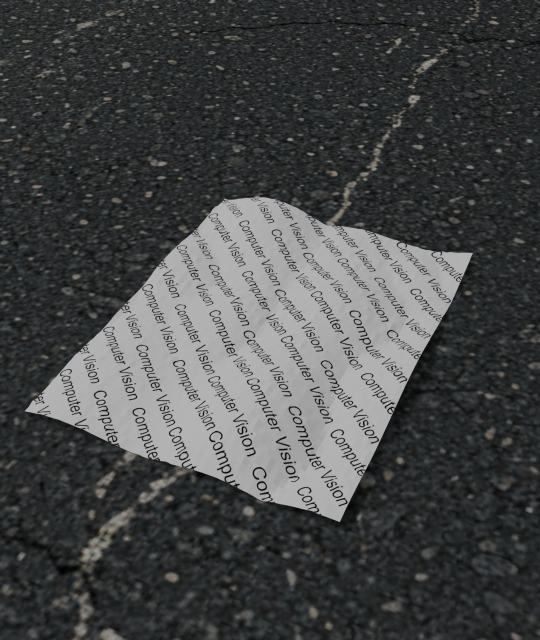
#> input picture synthetic_data/input (1).jpg, 1080 x 1280 px (shown at 1/2 size)
$ python rectify.py synthetic_data
#> lines starting #> are read from the running program, lines starting #| are printed output that depends on the picture; after the words box and inside, x2 and y2 are one past the last pixel; in counts of white or black regions, pixels touching at a corner belong together
#> in process_folder, img is the input picture: shape (1280, 1080, 3); mean B, G, R 72.3, 72.1, 70.6
#!/usr/bin/env python3

import os
import re
import sys
from pathlib import Path
import cv2
import numpy as np

# fixed output size
OUT_W, OUT_H = 550, 425
# drop tiny contours
MIN_AREA_FRAC = 0.08
# px distance from frame to consider "touching"
BORDER_PAD = 10


def ensure_dir(p: Path):
    p.mkdir(parents=True, exist_ok=True)


def order_quad(pts):
    """Order 4 points as TL, TR, BR, BL."""
    pts = np.array(pts, dtype=np.float32).reshape(4, 2)

    # Sort by y-coordinate to get top and bottom pairs
    sorted_by_y = pts[np.argsort(pts[:, 1])]
    top_pts = sorted_by_y[:2]
    bottom_pts = sorted_by_y[2:]

    # Sort top points by x to get TL and TR
    top_pts = top_pts[np.argsort(top_pts[:, 0])]
    tl, tr = top_pts[0], top_pts[1]

    # Sort bottom points by x to get BL and BR
    bottom_pts = bottom_pts[np.argsort(bottom_pts[:, 0])]
    bl, br = bottom_pts[0], bottom_pts[1]

    return np.array([tl, tr, br, bl], dtype=np.float32)


def touches_border(pts, w, h, pad=BORDER_PAD):
    """Check if any point in the quad touches the border."""
    pts = np.array(pts).reshape(-1, 2)
    return np.any(pts[:, 0] < pad) or np.any(pts[:, 0] > w - pad) or \
           np.any(pts[:, 1] < pad) or np.any(pts[:, 1] > h - pad)


def find_quad_from_contours(contours, w, h, min_area):
    """Try to find best quadrilateral from contours."""
    candidates = []

    for contour in contours[:15]:  # Check top 15 largest contours
        area = cv2.contourArea(contour)
        if area < min_area:
            continue

        peri = cv2.arcLength(contour, True)

        # Try multiple epsilon values for approximation - TIGHTER values
        for epsilon in [0.005, 0.008, 0.01, 0.012, 0.015, 0.02]:
            approx = cv2.approxPolyDP(contour, epsilon * peri, True)

            if len(approx) == 4:
                pts = approx.reshape(4, 2).astype(np.float32)

                # Skip if touching border
                if touches_border(pts, w, h):
                    continue

                ordered = order_quad(pts)

                # Calculate angles
                angles = []
                for i in range(4):
                    v1 = ordered[(i + 1) % 4] - ordered[i]
                    v2 = ordered[(i - 1) % 4] - ordered[i]
                    cos_angle = np.dot(v1, v2) / (np.linalg.norm(v1) * np.linalg.norm(v2) + 1e-8)
                    angle = np.abs(np.arccos(np.clip(cos_angle, -1.0, 1.0)))
                    angles.append(np.degrees(angle))

                # Check rectangularity
                if all(50 <= angle <= 130 for angle in angles):
                    # Calculate aspect ratio
                    w1 = np.linalg.norm(ordered[1] - ordered[0])
                    w2 = np.linalg.norm(ordered[2] - ordered[3])
                    h1 = np.linalg.norm(ordered[3] - ordered[0])
                    h2 = np.linalg.norm(ordered[2] - ordered[1])

                    avg_w = (w1 + w2) / 2
                    avg_h = (h1 + h2) / 2
                    aspect = avg_w / (avg_h + 1e-8)

                    # Prefer aspect ratios close to our target (550/425 ≈ 1.29)
                    target_aspect = OUT_W / OUT_H
                    aspect_diff = abs(aspect - target_aspect)

                    # Score: prioritize good angles and aspect ratio, then area
                    angle_deviation = sum(abs(90 - a) for a in angles)
                    score = area * 0.5 - (angle_deviation * 150) - (aspect_diff * 5000)

                    candidates.append((score, ordered, epsilon))
                    break  # Found good quad for this contour

    if candidates:
        # Return best scoring candidate
        candidates.sort(key=lambda x: x[0], reverse=True)
        return candidates[0][1]

    return None


def refine_corners(gray, corners):
    """Refine corner positions to subpixel accuracy."""
    # Criteria for corner refinement
    criteria = (cv2.TERM_CRITERIA_EPS + cv2.TERM_CRITERIA_MAX_ITER, 30, 0.001)

    # Convert to the format cornerSubPix expects
    corners = corners.reshape(-1, 1, 2).astype(np.float32)

    # Refine corners
    refined = cv2.cornerSubPix(gray, corners, (5, 5), (-1, -1), criteria)

    return refined.reshape(4, 2)


def detect_document_quad(img):
    """Return 4×2 float32 points for the best document quad, or None."""
    h, w = img.shape[:2]
#> h = 1280; w = 1080
    gray = cv2.cvtColor(img, cv2.COLOR_BGR2GRAY)

    min_area = MIN_AREA_FRAC * w * h
#> min_area = 110592
    best_quad = None

    # Strategy 1: Color-based segmentation (works well for white/light documents)
    # Convert to LAB color space and threshold on L channel
    lab = cv2.cvtColor(img, cv2.COLOR_BGR2LAB)
#> lab: shape (1280, 1080, 3); mean of channels 0, 1, 2 74.7, 127.4, 127.7
    l_channel = lab[:, :, 0]

    # Documents are usually lighter than background
    _, binary = cv2.threshold(l_channel, 0, 255, cv2.THRESH_BINARY + cv2.THRESH_OTSU)
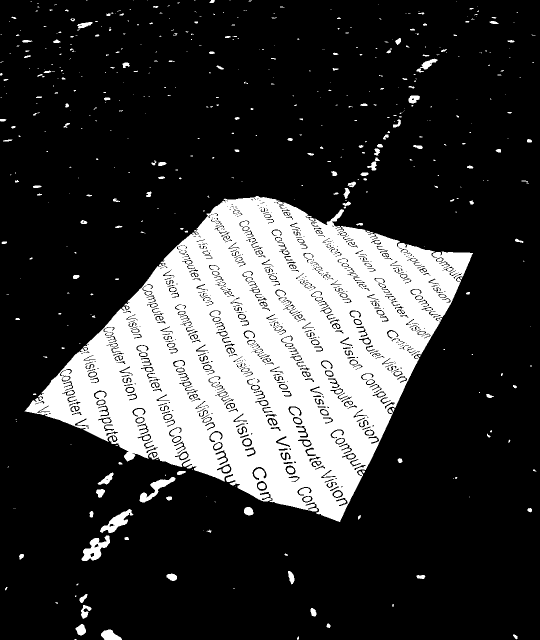
#> binary: shape (1280, 1080) (shown at 1/2 size); 22.9% white; 529 white regions (336 under 20 px), largest, box (x1, y1, x2, y2) and area: (49, 392, 946, 1044) 297279, (163, 1071, 220, 1122) 1370, (200, 1018, 267, 1066) 1180

    # Clean up with morphology - LESS aggressive to preserve edges
    kernel = cv2.getStructuringElement(cv2.MORPH_RECT, (5, 5))
    morph = cv2.morphologyEx(binary, cv2.MORPH_CLOSE, kernel, iterations=1)
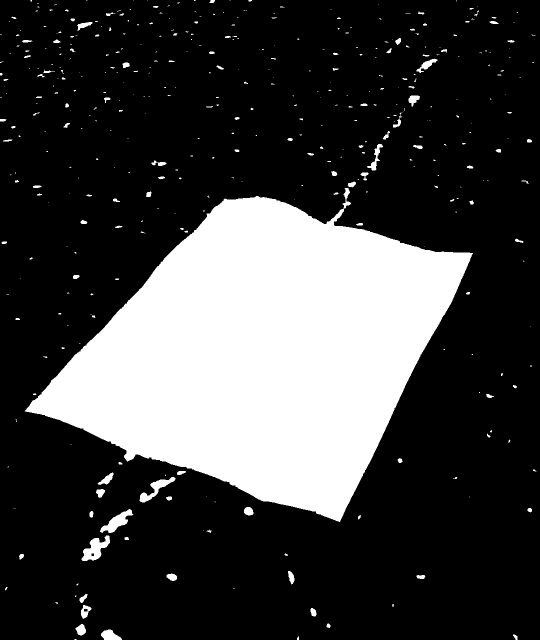
#> morph: shape (1280, 1080) (shown at 1/2 size); 25% white; 420 white regions (286 under 20 px), largest, box (x1, y1, x2, y2) and area: (49, 376, 946, 1044) 329214, (163, 1071, 220, 1122) 1444, (200, 1018, 267, 1066) 1244
    # Erode slightly to shrink back to true edges
    morph = cv2.erode(morph, np.ones((3, 3), np.uint8), iterations=1)
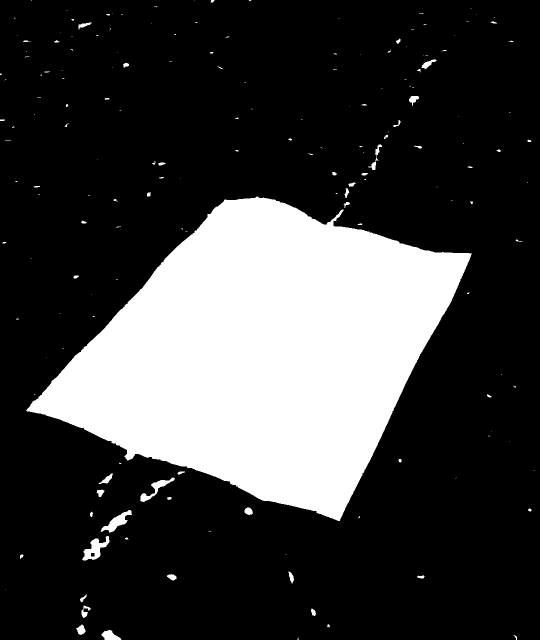
#> morph: shape (1280, 1080) (shown at 1/2 size); 24.2% white; 179 white regions (115 under 20 px)

    contours, _ = cv2.findContours(morph, cv2.RETR_EXTERNAL, cv2.CHAIN_APPROX_SIMPLE)
#> contours = 179 contours, 138 with area under 20; largest, box (x1, y1, x2, y2) and area: (52, 393, 944, 1042) 324538, (164, 1072, 219, 1121) 1124, (201, 1020, 264, 1065) 918, (280, 955, 350, 1004) 714, (203, 1260, 243, 1280) 446
    if contours:
        contours = sorted(contours, key=cv2.contourArea, reverse=True)
        best_quad = find_quad_from_contours(contours, w, h, min_area)
#> the loop in find_quad_from_contours, `for contour in contours[:15]:` made 15 passes
#> area on passes 2 to 13: 1124.5, 917.5, 714.5, 445.5, 218.5, 215, 201.5, 191.5, 178, 166, 159.5, 140
#> (area, peri) on pass 1: (324538.5, 2658.7)
#> after the loop in find_quad_from_contours, `for contour in contours[:15]:`: candidates = [(149410.2, [[449, 399], [943, 507], [679, 1041], [52, 821]], 0.012)]
#> best_quad = [[449, 399], [943, 507], [679, 1041], [52, 821]]

    # Strategy 2: Edge detection with aggressive preprocessing
    if best_quad is None:
        # Bilateral filter to smooth texture while keeping edges
        bilateral = cv2.bilateralFilter(gray, 11, 60, 60)
        blurred = cv2.GaussianBlur(bilateral, (5, 5), 0)

        edges = cv2.Canny(blurred, 40, 120)
        kernel = cv2.getStructuringElement(cv2.MORPH_RECT, (5, 5))
        dilated = cv2.dilate(edges, kernel, iterations=2)
        # Erode to pull back to actual edges
        dilated = cv2.erode(dilated, np.ones((3, 3), np.uint8), iterations=1)

        contours, _ = cv2.findContours(dilated, cv2.RETR_EXTERNAL, cv2.CHAIN_APPROX_SIMPLE)
        if contours:
            contours = sorted(contours, key=cv2.contourArea, reverse=True)
            best_quad = find_quad_from_contours(contours, w, h, min_area)

    # Strategy 3: Adaptive threshold
    if best_quad is None:
        block_size = max(11, (min(h, w) // 25) | 1)  # Must be odd
        thresh = cv2.adaptiveThreshold(gray, 255, cv2.ADAPTIVE_THRESH_GAUSSIAN_C,
                                      cv2.THRESH_BINARY, block_size, 10)
        kernel = cv2.getStructuringElement(cv2.MORPH_RECT, (5, 5))
        morph = cv2.morphologyEx(thresh, cv2.MORPH_CLOSE, kernel, iterations=1)
        morph = cv2.erode(morph, np.ones((3, 3), np.uint8), iterations=1)

        contours, _ = cv2.findContours(morph, cv2.RETR_EXTERNAL, cv2.CHAIN_APPROX_SIMPLE)
        if contours:
            contours = sorted(contours, key=cv2.contourArea, reverse=True)
            best_quad = find_quad_from_contours(contours, w, h, min_area)

    # Strategy 4: Simple global threshold (for high contrast cases)
    if best_quad is None:
        _, simple_thresh = cv2.threshold(gray, 127, 255, cv2.THRESH_BINARY)
        kernel = cv2.getStructuringElement(cv2.MORPH_RECT, (5, 5))
        morph = cv2.morphologyEx(simple_thresh, cv2.MORPH_CLOSE, kernel, iterations=1)
        morph = cv2.erode(morph, np.ones((3, 3), np.uint8), iterations=1)

        contours, _ = cv2.findContours(morph, cv2.RETR_EXTERNAL, cv2.CHAIN_APPROX_SIMPLE)
        if contours:
            contours = sorted(contours, key=cv2.contourArea, reverse=True)
            best_quad = find_quad_from_contours(contours, w, h, min_area * 0.7)

    # Fallback: use largest contour with minAreaRect
    if best_quad is None and 'contours' in locals() and contours:
        largest = contours[0]
        if cv2.contourArea(largest) >= min_area * 0.6:  # More lenient
            rect = cv2.minAreaRect(largest)
            box = cv2.boxPoints(rect)
            best_quad = order_quad(box.astype(np.float32))

    # Refine corners to subpixel accuracy
    if best_quad is not None:
        try:
            best_quad = refine_corners(gray, best_quad)
#> in refine_corners, `refined = cv2.cornerSubPix(gray, corners, (5, 5), (-1, -1), criteria)`: refined = [[448.2, 397.6], [945.6, 505.5], [678.9, 1043.8], [48.46, 822.1]]
#> best_quad has the same summary as refined in refine_corners
        except:
            pass  # If refinement fails, use original corners

    return best_quad


def warp_document(img):
    """Detect and rectify the document; returns rectified image or None if fails."""
    quad = detect_document_quad(img)
#> quad has the same summary as refined in refine_corners
    if quad is None:
        return None

    src = quad
#> src has the same summary as refined in refine_corners

    # Apply slight inward bias to avoid edge artifacts (shrink by 1-2 pixels)
    center = src.mean(axis=0)
#> center = [530.3, 692.2]
    src_adjusted = src + (center - src) * 0.01  # Move 1% inward
#> src_adjusted = [[449, 400.5], [941.4, 507.3], [677.4, 1040.3], [53.28, 820.8]]

    dst = np.array([[0, 0],
                    [OUT_W - 1, 0],
                    [OUT_W - 1, OUT_H - 1],
                    [0, OUT_H - 1]], dtype=np.float32)
#> dst = [[0, 0], [549, 0], [549, 424], [0, 424]]

    H = cv2.getPerspectiveTransform(src_adjusted, dst)
#> H = [[1.65, 1.55, -1360.5], [-0.388, 1.79, -542.6], [8.36e-05, 0.00138, 1]]
    rectified = cv2.warpPerspective(img, H, (OUT_W, OUT_H),
                                    flags=cv2.INTER_CUBIC,
                                    borderMode=cv2.BORDER_REPLICATE)
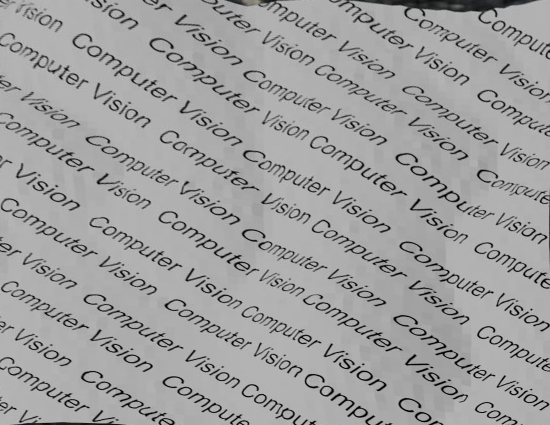
#> rectified: shape (425, 550, 3); mean B, G, R 159.3, 159.3, 159.3
    return rectified


def process_folder(in_dir: Path, out_dir: Path):
    ensure_dir(out_dir)
    exts = {".jpg", ".jpeg", ".png", ".bmp", ".tif", ".tiff"}
    files = [p for p in in_dir.iterdir() if p.suffix.lower() in exts]
    if not files:
        print(f"No images found in {in_dir}")
        return

    for p in files:
        img = cv2.imread(str(p))
        if img is None:
            print(f"Skipping unreadable file: {p.name}")
            continue
        # Extract number from "input (5)" -> "5"
        match = re.search(r'\((\d+)\)', p.stem)
        num = match.group(1) if match else p.stem

        rectified = warp_document(img)
        if rectified is None:
            print(f"[WARN] Could not find a document in: {p.name}")
            cv2.imwrite(str(out_dir / f"FAILED_{num}.jpg"), img)
            continue
        out_path = out_dir / f"output ({num}).jpg"
        cv2.imwrite(str(out_path), rectified)
        print(f"Wrote {out_path.name}")
#> pass 2 of the loop in process_folder, `for p in files:`:
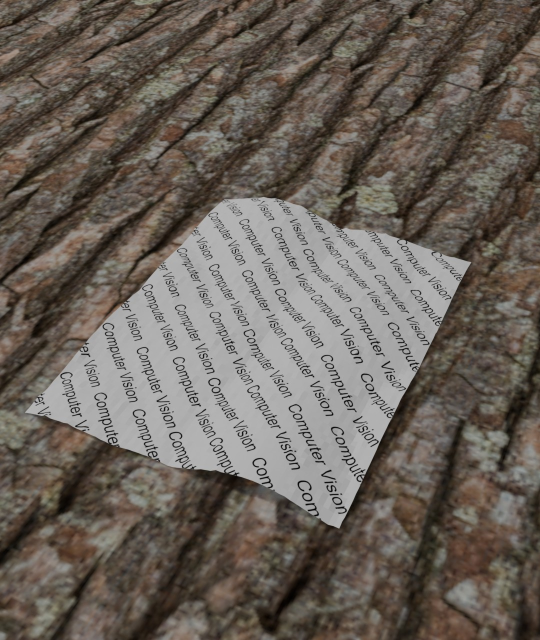
#> input picture synthetic_data/input (10).jpg, 1080 x 1280 px (shown at 1/2 size)
#> in process_folder, img is the input picture: shape (1280, 1080, 3); mean B, G, R 90.3, 98, 105.9
#> lab: shape (1280, 1080, 3); mean of channels 0, 1, 2 105.6, 129.9, 133.8
#> in detect_document_quad (call 2), `_, binary = cv2.threshold(l_channel, 0, 255, cv2.THRESH_BINARY + cv2.T..`:
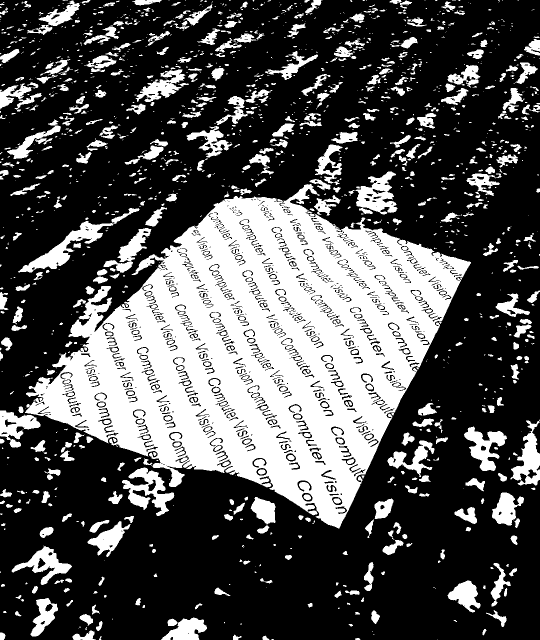
#> binary: shape (1280, 1080) (shown at 1/2 size); 32.3% white; 1538 white regions (877 under 20 px), largest, box (x1, y1, x2, y2) and area: (50, 368, 942, 1057) 301911, (36, 416, 279, 545) 5180, (244, 935, 349, 1032) 4251
#> in detect_document_quad (call 2), `contours, _ = cv2.findContours(morph, cv2.RETR_EXTERNAL, cv2.CHAIN_APP..`: contours = 656 contours, 421 with area under 20; largest, box (x1, y1, x2, y2) and area: (0, 290, 941, 1056) 338600, (40, 428, 257, 544) 4252, (713, 344, 793, 428) 3946, (245, 936, 347, 1031) 3866, (1023, 842, 1080, 970) 3366
#> the loop in find_quad_from_contours (call 2), `for contour in contours[:15]:` made 15 passes
#> area on passes 2 to 9: 4252, 3946.5, 3866, 3365.5, 3334, 2872.5, 2840, 2755.5
#> edges: shape (1280, 1080); 2.9% white in thin lines or dots, all inside (x1, y1, x2, y2) = (0, 0, 1079, 1057)
#> in detect_document_quad (call 2), `contours, _ = cv2.findContours(dilated, cv2.RETR_EXTERNAL, cv2.CHAIN_A..`: contours = 38 contours; largest, box (x1, y1, x2, y2) and area: (48, 352, 945, 1060) 341557, (3, 339, 95, 408) 2810, (927, 59, 1080, 191) 2770, (163, 15, 379, 130) 2025, (257, 0, 365, 59) 1961
#> thresh: shape (1280, 1080); 79.1% white; 3888 black regions (1848 under 20 px), largest, box (x1, y1, x2, y2) and area: (631, 443, 1035, 1076) 10534, (5, 794, 638, 1039) 7238, (97, 408, 402, 715) 5397
#> in detect_document_quad (call 2), `contours, _ = cv2.findContours(morph, cv2.RETR_EXTERNAL, cv2.CHAIN_APP..`: contours = 1 contour; box (x1, y1, x2, y2) and area: (0, 0, 1080, 1280) 1370766
#> simple_thresh: shape (1280, 1080); 24.8% white; 1096 white regions (640 under 20 px), largest, box (x1, y1, x2, y2) and area: (50, 374, 942, 1057) 285940, (42, 448, 205, 543) 2832, (899, 1166, 952, 1209) 1315
#> in detect_document_quad (call 2), `contours, _ = cv2.findContours(morph, cv2.RETR_EXTERNAL, cv2.CHAIN_APP..`: contours = 401 contours, 269 with area under 20; largest, box (x1, y1, x2, y2) and area: (36, 395, 940, 1055) 325492, (44, 445, 203, 542) 2360, (715, 344, 786, 425) 1749, (278, 140, 365, 197) 1384, (900, 1168, 951, 1208) 1065
#> in detect_document_quad (call 2), `best_quad = find_quad_from_contours(contours, w, h, min_area * 0.7)`: best_quad = [[449, 400], [939, 525], [677, 1054], [37, 849]]
#> in detect_document_quad (call 2), `best_quad = refine_corners(gray, best_quad)`: best_quad = [[445.9, 400.4], [942.5, 523.9], [677.8, 1056.9], [34, 852.9]]
#> quad has the same summary as best_quad in detect_document_quad
#> src has the same summary as best_quad in detect_document_quad
#> center = [525.1, 708.5]
#> src_adjusted = [[446.7, 403.4], [938.3, 525.7], [676.3, 1053.4], [38.91, 851.5]]
#> H = [[1.3, 1.18, -1054.7], [-0.345, 1.39, -405.2], [-7.53e-05, 0.000939, 1]]
#> in warp_document (call 2), `rectified = cv2.warpPerspective(img, H, (OUT_W, OUT_H), flags=cv2.INTE..`:
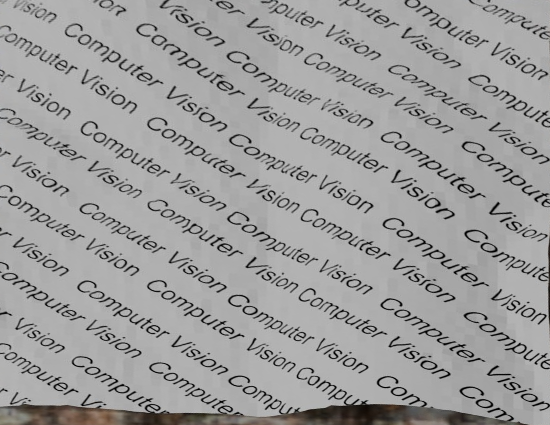
#> rectified: shape (425, 550, 3); mean B, G, R 156.7, 157, 157.3


def main():
    if len(sys.argv) != 2:
        print("Usage: python3 rectify.py <folder_with_inputs>")
        sys.exit(1)
    in_dir = Path(sys.argv[1])
    if not in_dir.exists() or not in_dir.is_dir():
        print(f"Input folder not found: {in_dir}")
        sys.exit(1)
    out_dir = Path.cwd() / "outputs"
    process_folder(in_dir, out_dir)


if __name__ == "__main__":
    main()
